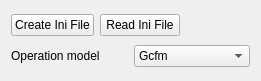
  <widget class="QWidget" name="">
   <property name="geometry">
    <rect>
     <x>20</x>
     <y>0</y>
     <width>261</width>
     <height>81</height>
    </rect>
   </property>
   <layout class="QVBoxLayout" name="verticalLayout">
    <item>
     <layout class="QHBoxLayout" name="horizontalLayout_2">
      <item>
       <widget class="QPushButton" name="pushButton_write">
        <property name="text">
         <string>Create Ini File</string>
        </property>
       </widget>
      </item>
      <item>
       <widget class="QPushButton" name="pushButton_read">
        <property name="text">
         <string>Read Ini File</string>
        </property>
       </widget>
      </item>
      <item>
       <spacer name="horizontalSpacer">
        <property name="orientation">
         <enum>Qt::Horizontal</enum>
        </property>
        <property name="sizeHint" stdset="0">
         <size>
          <width>40</width>
          <height>20</height>
         </size>
        </property>
       </spacer>
      </item>
     </layout>
    </item>
    <item>
     <layout class="QHBoxLayout" name="horizontalLayout">
      <item>
       <widget class="QLabel" name="label_groups_2">
        <property name="text">
         <string>Operation model</string>
        </property>
        <property name="buddy">
         <cstring>comboBox_groups_1</cstring>
        </property>
       </widget>
      </item>
      <item>
       <widget class="QComboBox" name="comboBox_groups_1">
        <item>
         <property name="text">
          <string>Gcfm</string>
         </property>
        </item>
        <item>
         <property name="text">
          <string>Gompertz</string>
         </property>
        </item>
        <item>
         <property name="text">
          <string>Tordeux</string>
         </property>
        </item>
        <item>
         <property name="text">
          <string>Gradnav</string>
         </property>
        </item>
        <item>
         <property name="text">
          <string>Krausz</string>
         </property>
        </item>
       </widget>
      </item>
     </layout>
    </item>
   </layout>
  </widget>
